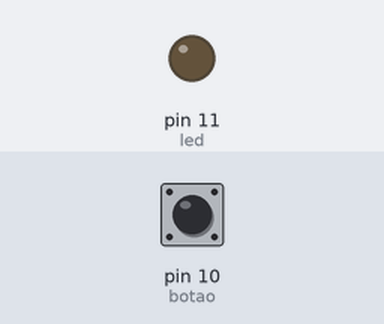
A sketch run on a simulated Arduino Uno, built with avr-gcc and run on an emulated ATmega328P. Shown: output pins drawn as LEDs (lit = HIGH). The inputs (shaded band) are chosen by the test bench; at power-on: pin 10 (botao) LOW.

Above: at 1.2 s.
1.3 s: pin 10 (botao) pulled HIGH for 0.15 s
At 1.37 s:
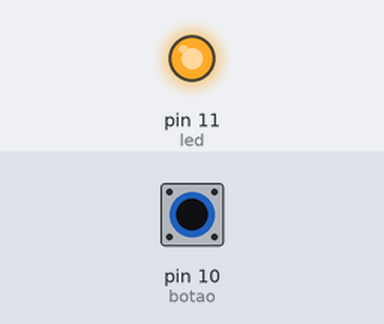
2.9 s: pin 10 (botao) pulled HIGH for 3.2 s
At 7.2 s:
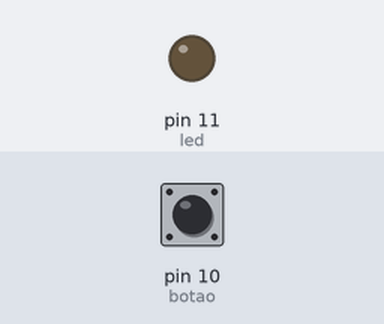
Timing chart, 0 to 8.7 s (numbered marks = the images above; inputs shaded):
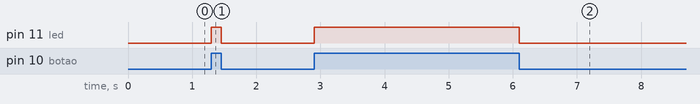

Measured:
- after the input at 1.3 s, pin 11 (led): LOW → HIGH at once, → LOW 0.15 s later
- after the input at 2.9 s, pin 11 (led): LOW → HIGH at once, → LOW 3.2 s later

The sketch:

LED_ON_OFF_BOTAO.ino
```cpp
/*
  ZDAY 2014 - PORTO

  LED controlado com botão

  Este código permite que quando um botão é
  pressionado, um LED fique aceso
 */

int led =  11; // Porta digital associada ao LED
int botao = 10; // Porta digital associada ao botão

int estado_botao = 0; // Variável que guardará o estado do botão

// Parte do código para configurações
void setup() {
    // Definir a porta digital associada ao LED como saída
  pinMode(led, OUTPUT);
    // Definir a porta digital associada ao botão como entrada
  pinMode(botao, INPUT);
}

// Parte do código que executa infinitamente
void loop(){
  // Guarda o estado do botão na variável estado_botao
  estado_botao = digitalRead(botao);

  // Se o botão estiver premido
  if (estado_botao == HIGH) {
    // Liga o LED
    digitalWrite(led, HIGH);
  }
  // Caso o botão não esteja premido
  else {
    // Desliga o LED
    digitalWrite(led, LOW);
  }
}
```
